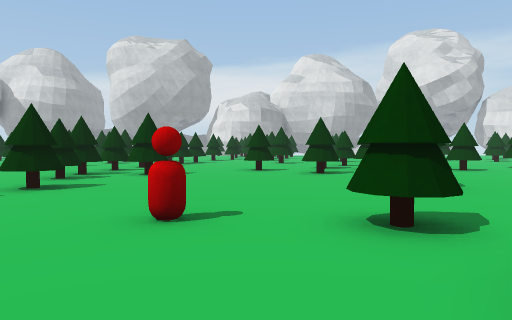
view 1 (above)

24 first-person views from a walk through a 3-D level made in the Unity game engine. The camera is 1.4 m above the floor, tilts 2° down and sees 70° across. The floor is counted in squares, 2 m on a side. Each view is taken from the middle of a square. On the plan, view 1 faces up. The plan holds only what a view shows up to about 11 squares ahead; the rest is blank. The place goes on beyond the plan. The player is left out. Some surface patterns are stand-ins.

view 2
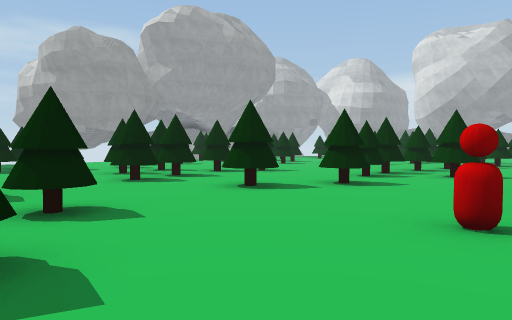

view 3
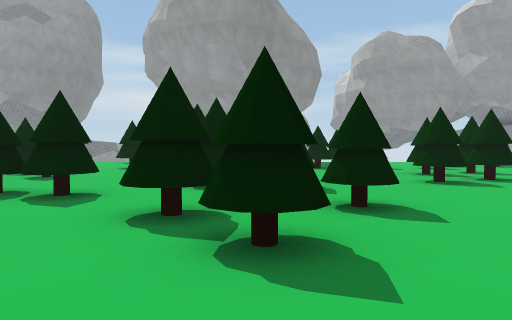

view 4
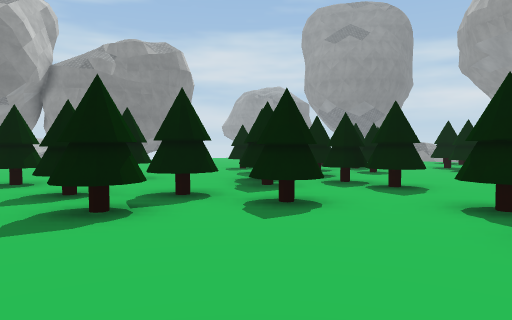

view 5
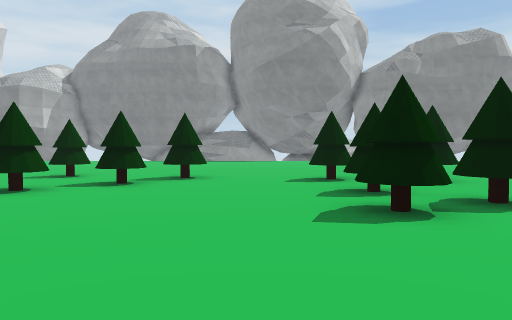

view 6
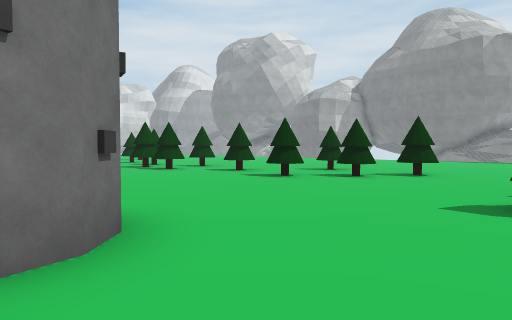

view 7
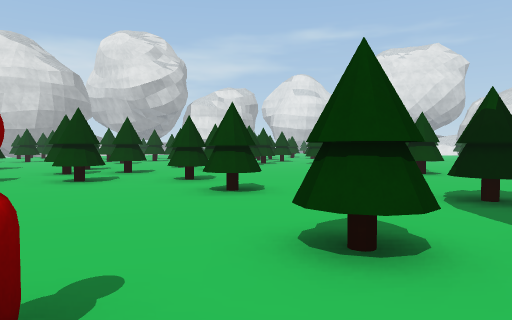

view 8
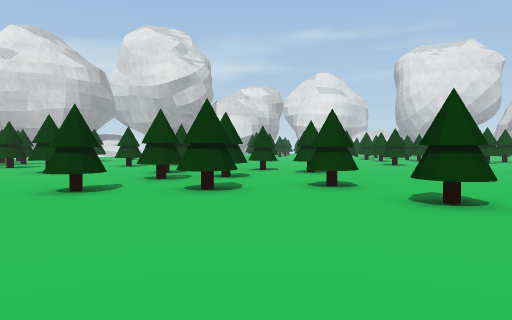

view 9
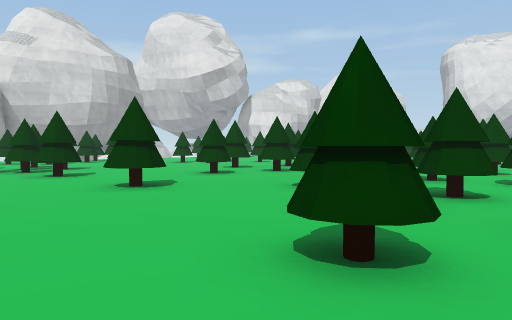

view 10
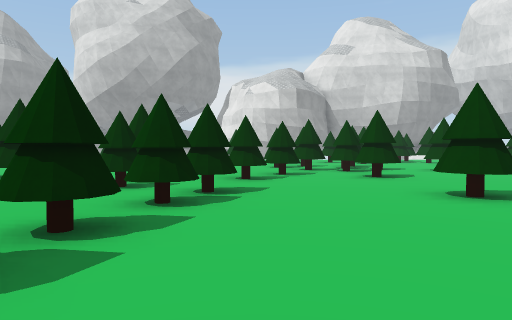

view 11
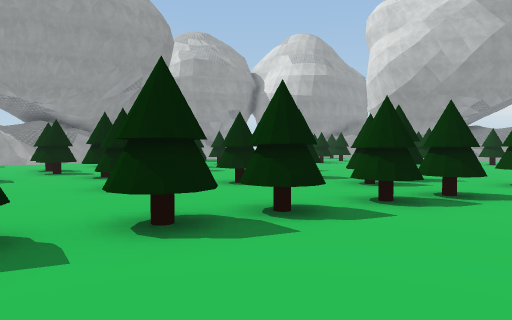

view 12
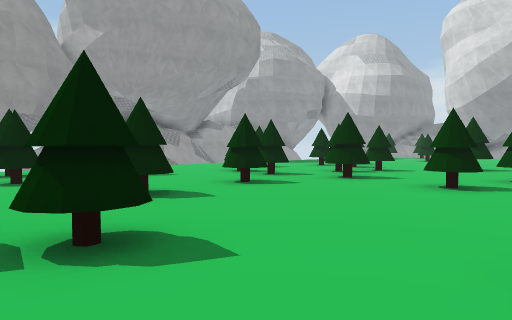

view 13
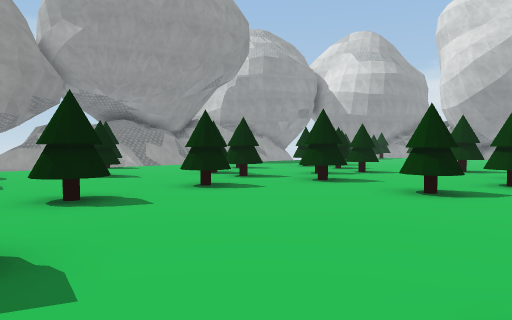

view 14
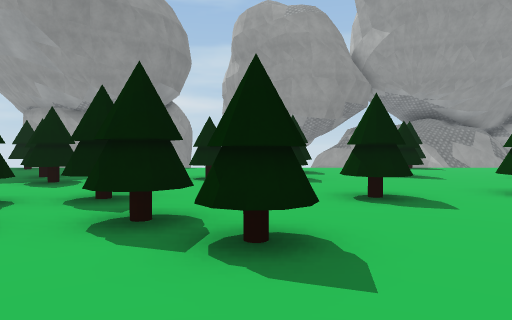

view 15
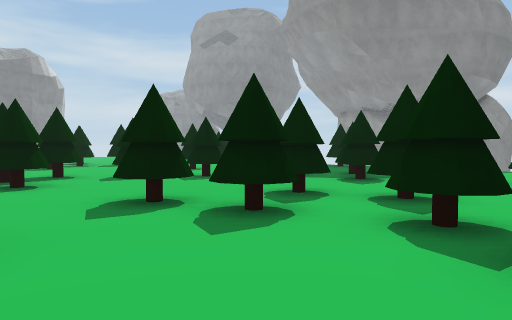

view 16
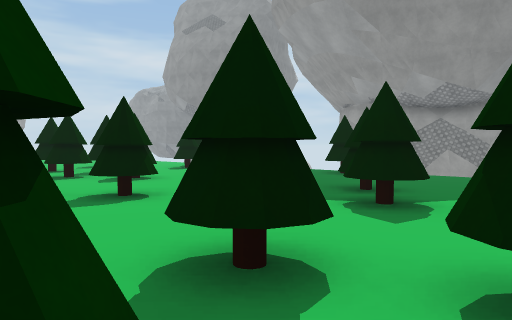

view 17
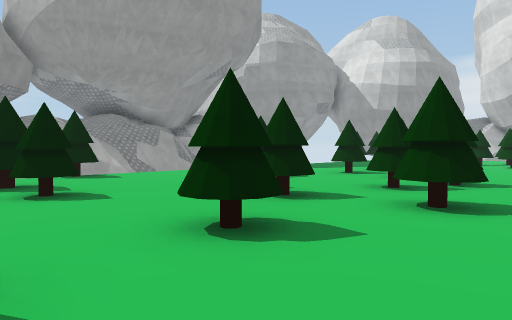

view 18
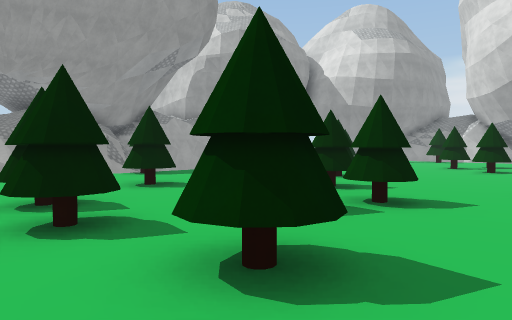

view 19
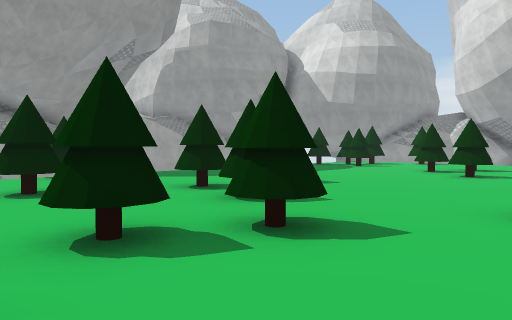

view 20
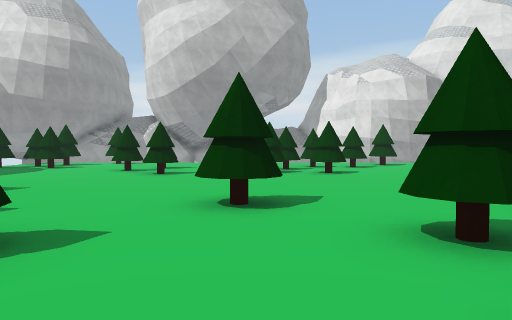

view 21
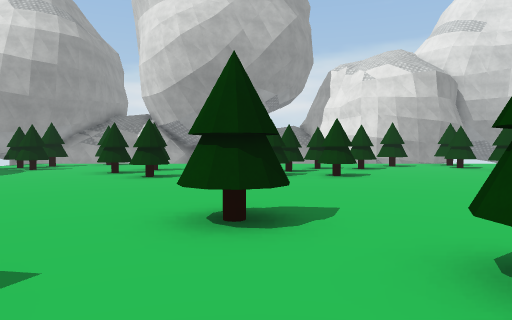

view 22
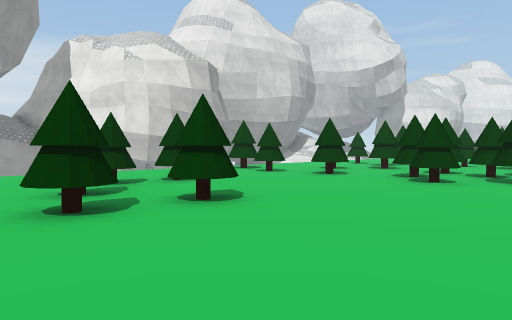

view 23
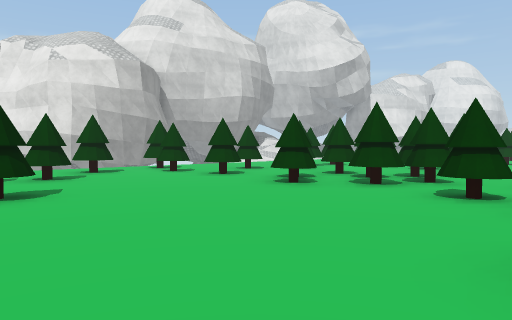

view 24
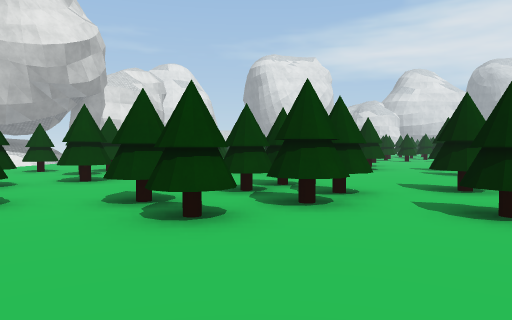

### Floor plan
Key: @ floor where view 1 was taken; # wall or solid block; x gap in a wall; . floor; O other object.
Columns run from 17 left of view 1 to 7 right of it. Each row starts with its distance up from view 1.
 28          ..###..# ##.x..
 27   #...#. .#.....x..#####
 26   ...#.. ............
 25   ....#. #.#........
 24    .............####..
 23    ...............##..
 22     ............####x#
 21 ... #...........x.....
 20 ..................#....#
 19 ....##.......#.#........
 18 #..........#.#.......#..
 17 .......#.....##........#
 16 ......#....#..#...#.....
 15 .......#...............
 14 ....#xx#..#..#......#.
 13 #............#.........#.
 12 ..##...............#.#...
 11 ..#..........#...#.....#.
 10 .......#.....# ....#.....
  9   #.#........##......#...
  8     .....#...#...........
  7    .#....#...............
  6    .  .#.....#..........
  5     ....##..#............
  4 .....#..###.....O........
  3 ...#..............#.....
  2   ...#..............
  1 #..   ....#..#.....
  0 ..   ...#.#  .#..@.OO
 -1     .....##..#........
 -2     .#..................
 -3     ..#.....#.##.........
 -4      #.....##..##........
 -5      ...#.####.#.........
 -6       ##.. ##...#.....#.#
 -7            #........#...#
 -8            ...# #...#....
 -9                 .........
-10                 .........
-11                ..........
-12                ..

Where each view was taken, in squares from view 1:
view 1: 0 up, 0 right, facing up
view 2: 0 up, 0 right, facing up-left
view 3: 0 up, 0 right, facing left
view 4: 0 up, 1 right, facing down-left
view 5: 0 up, 1 right, facing down
view 6: 1 up, 1 left, facing down-right
view 7: 2 up, 1 left, facing up-right
view 8: 5 up, 2 left, facing up-right
view 9: 10 up, 2 left, facing up-right
view 10: 11 up, 2 left, facing up
view 11: 11 up, 1 left, facing up-left
view 12: 7 up, 5 left, facing up-left
view 13: 8 up, 5 left, facing up-left
view 14: 8 up, 5 left, facing left
view 15: 8 up, 5 left, facing down-left
view 16: 6 up, 8 left, facing down-left
view 17: 10 up, 8 left, facing up-left
view 18: 13 up, 8 left, facing up-left
view 19: 15 up, 8 left, facing up-left
view 20: 15 up, 8 left, facing up
view 21: 16 up, 8 left, facing up
view 22: 21 up, 9 left, facing up-right
view 23: 19 up, 7 left, facing up-right
view 24: 23 up, 5 left, facing right
